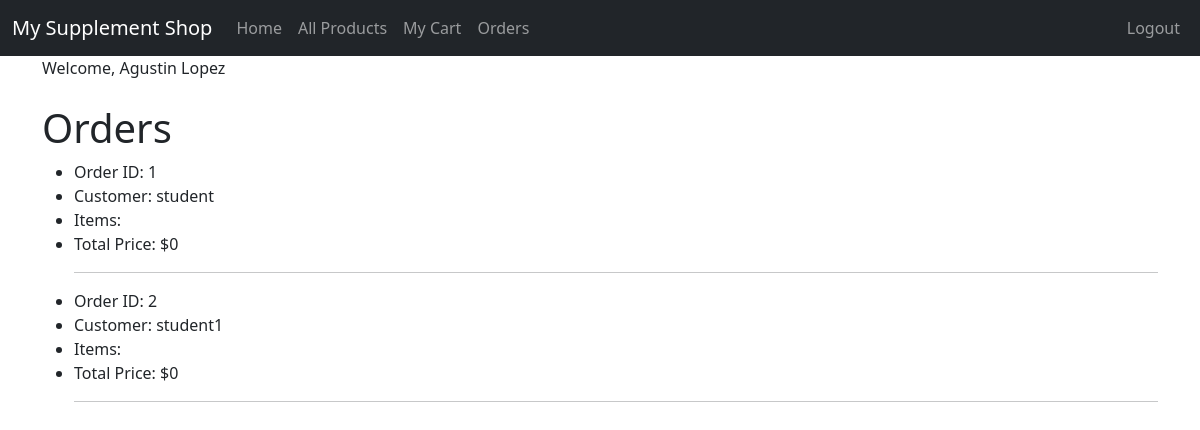
Page /orders/ (signed in) on the committed database.
### catalog/models.py (models this page shows, shortened)
class Cart(models.Model):
    user = models.ForeignKey(User, on_delete=models.CASCADE)
    created_at = models.DateTimeField(auto_now_add=True)
    def cart_items(self):
        return CartItem.objects.filter(cart=self)
    @property
    def total_price(self):
        return sum(item.total_price for item in self.cart_items())

### catalog/views.py (the view)
# urls.py: path('orders/', views.OrderListView.as_view(), name='order_list'),
class OrderListView(ListView):
    model = Cart
    template_name = 'catalog/order_list.html'
    context_object_name = 'orders'

### catalog/templates/catalog/order_list.html (shortened to what this page needs)
{% extends "catalog/base.html" %}
{% block content %}
  <h1>Orders</h1>
  {% if orders %}
    <ul>
      {% for order in orders %}
        <li>Order ID: {{ order.id }}</li>
        <li>Customer: {{ order.user.username }}</li>
        <li>Items:</li>
        <li>Total Price: ${{ order.total_price }}</li>
        <hr>
      {% endfor %}
    </ul>
  {% else %}
    <p>No orders found.</p>
  {% endif %}
{% endblock %}

### catalog/templates/catalog/base.html (shortened to what this page needs)
{% load static %}
<!doctype html>
<html lang="en">
<head>
    <link href="https://cdn.jsdelivr.net/npm/bootstrap@5.3.0-alpha1/dist/css/bootstrap.min.css" rel="stylesheet"
>
</head>
<body>
<nav class="navbar navbar-expand-lg navbar-dark bg-dark">
    <div class="container-fluid">
        <a class="navbar-brand" href="{% url 'index' %}">My Supplement Shop</a>
        <div class="collapse navbar-collapse" id="navbarSupportedContent">
            <ul class="navbar-nav me-auto mb-2 mb-lg-0">
                <li class="nav-item">
                    <a class="nav-link" href="{% url 'index' %}">Home</a>
                </li>
                <li class="nav-item">
                    <a class="nav-link" href="{% url 'product_list' %}">All Products</a>
                </li>
            <li class="nav-item">
                    <a class="nav-link" href="{% url 'my_cart' %} ">My Cart</a>
                </li>
                {% if user.is_superuser %}
                <li class="nav-item">
                    <a class="nav-link" href="{% url 'order_list' %}">Orders</a>
                </li>
                {% endif %}
            </ul>
        </div>
        <ul class="nav navbar-nav ml-auto">
            {% if user.is_authenticated %}
                <li><a class="nav-link" href="{% url 'logout' %}">Logout</a>
                </li>
            {% else %}
                <li><a class="nav-link" href="{% url 'login' %}"><span class="glyphicon glyphicon-log-in"></span>Login</a>
                </li>
                <li><a class="nav-link" href="{% url 'register' %}"><span class="glyphicon glyphicon-log-in"></span>Sign Up</a>
                </li>
            {% endif %}
        </ul>
    </div>
</nav>
<div class="container">
    {% if user.is_authenticated %}
        Welcome, {{ user.first_name }} {{ user.last_name }}
    {% endif %}
</div>
<div class="container">
    <br/>
    {% block content %}
    {% endblock %}
</div>
</body>
</html>

### rows in the picture
Cart: id "1", user.username "student", total_price "0"
Cart: id "2", user.username "student1", total_price "0"

### other values in the picture
{{ user.first_name }} "Agustin"
{{ user.last_name }} "Lopez"
